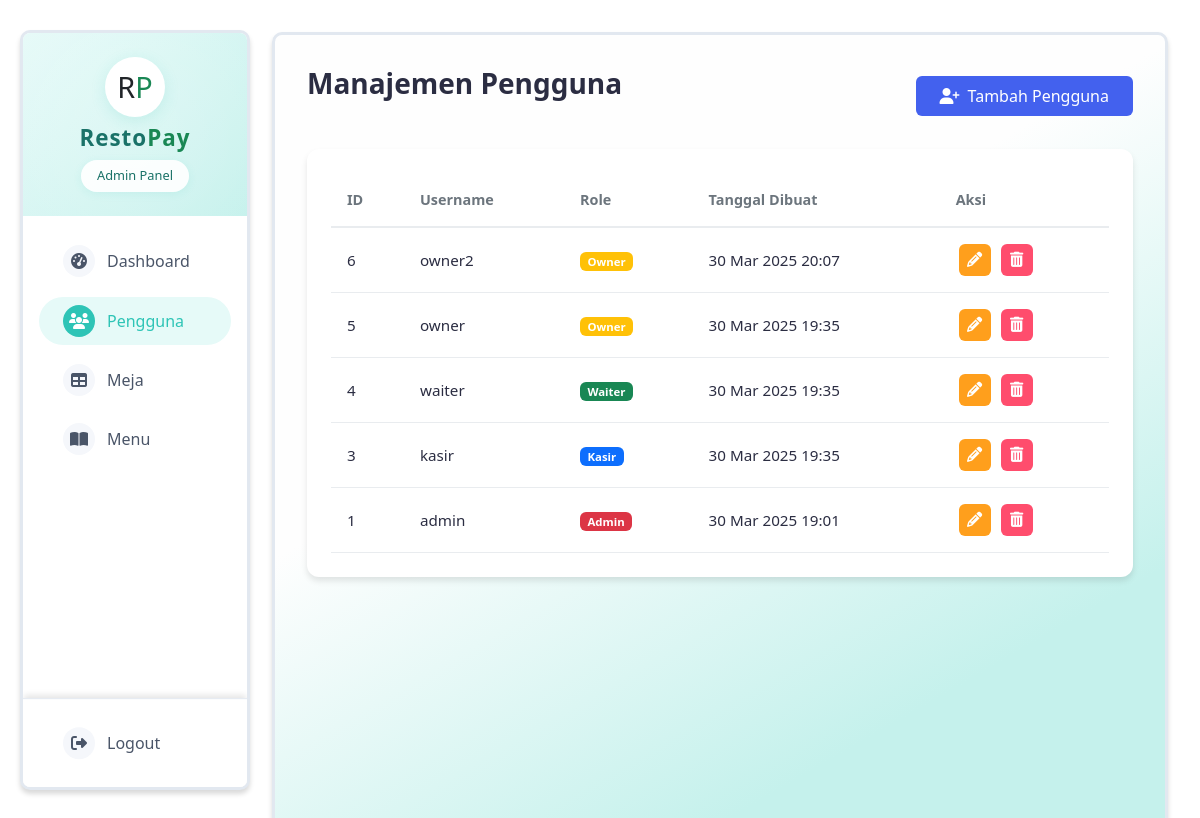
The page /admin/users.php (signed in) on the database its author committed.
### tables this page shows
CREATE TABLE `users` (
  `id` int(11) NOT NULL,
  `username` varchar(50) NOT NULL,
  `password` varchar(255) NOT NULL,
  `role` enum('admin','waiter','kasir','owner') NOT NULL,
  `created_at` timestamp NOT NULL DEFAULT current_timestamp()
);

### admin/users.php (the view, shortened to what this page needs)
<?php
require_once '../config/database.php';
include '../includes/header.php';
?>
<div class="d-flex">
    <?php include '../includes/sidebar.php'; ?>
    <div class="container-fluid py-4">
        <div class="d-flex justify-content-between align-items-center mb-4">
            <h2 class="dashboard-title">Manajemen Pengguna</h2>
            <button type="button" class="btn btn-primary" data-bs-toggle="modal" data-bs-target="#addUserModal">
                <i class="fas fa-user-plus me-2"></i>Tambah Pengguna
            </button>
        </div>
        <div class="card">
            <div class="card-body">
                <table class="table table-hover">
                    <thead>
                        <tr>
                            <th>ID</th>
                            <th>Username</th>
                            <th>Role</th>
                            <th>Tanggal Dibuat</th>
                            <th>Aksi</th>
                        </tr>
                    </thead>
                    <tbody>
                        <?php
                        $stmt = $pdo->query("SELECT * FROM users ORDER BY id DESC");
                        while ($row = $stmt->fetch()) {
                            $roleClass = '';
                            switch($row['role']) {
                                case 'admin':
                                    $roleClass = 'bg-danger';
                                    break;
                                case 'waiter':
                                    $roleClass = 'bg-success';
                                    break;
                                case 'kasir':
                                    $roleClass = 'bg-primary';
                                    break;
                                case 'owner':
                                    $roleClass = 'bg-warning';
                                    break;
                            }
                            echo "<tr>";
                            echo "<td>{$row['id']}</td>";
                            echo "<td>{$row['username']}</td>";
                            echo "<td><span class='badge {$roleClass}'>" . ucfirst($row['role']) . "</span></td>";
                            echo "<td>" . date('d M Y H:i', strtotime($row['created_at'])) . "</td>";
                            echo "<td>
                                    <button class='icon-button edit text-white' onclick='editUser({$row['id']})' title='Edit Pengguna'>
                                        <i class='fas fa-pencil-alt'></i>
                                    </button>
                                    <button class='icon-button delete text-white' onclick='deleteUser({$row['id']})' title='Hapus Pengguna'>
                                        <i class='fas fa-trash-alt'></i>
                                    </button>
                                  </td>";
                            echo "</tr>";
                        }
                        ?>
                    </tbody>
                </table>
            </div>
        </div>
    </div>
</div>
<?php include '../includes/footer.php'; ?>

### admin/users.php (style rules this page uses)
:root { --primary-color: #4361ee; --success-color: #2ec4b6; --warning-color: #ff9f1c; --info-color: #4cc9f0; --dark-color: #2b2d42; --light-color: #f8f9fa; --shadow: 0 4px 6px rgba(0, 0, 0, 0.1); }
.container-fluid { background-color: #f5f7fb; min-height: 100vh; padding: 2rem !important; }
.dashboard-title { color: var(--dark-color); font-weight: 600; margin-bottom: 1.5rem; font-size: 1.75rem; }
.card { border: none; border-radius: 12px; box-shadow: var(--shadow); transition: transform 0.2s ease; margin-bottom: 1rem; }
.card-body { padding: 1.5rem; }
.table { margin: 0; }
.table thead th { border-top: none; border-bottom: 2px solid #e9ecef; color: #6c757d; font-weight: 600; font-size: 0.9rem; padding: 1rem; }
.table td { vertical-align: middle; color: var(--dark-color); font-size: 0.95rem; border-color: #e9ecef; padding: 1rem; }
.btn-primary { background: var(--primary-color); border: none; padding: 0.5rem 1.5rem; font-weight: 500; }
.icon-button { width: 32px; height: 32px; padding: 0; display: inline-flex; align-items: center; justify-content: center; border-radius: 6px; transition: all 0.2s ease; margin: 0 3px; }
.icon-button i { width: 16px; height: 16px; color: white; }
.icon-button.edit { background-color: var(--warning-color); border: none; }
.icon-button.delete { background-color: #ff4d6d; border: none; }

### includes/sidebar.php (style rules this page uses)
body { margin-left: 240px; background:rgb(255, 255, 255); min-height: 100vh; padding: 2rem; }
.container-fluid { max-width: 100%; padding: 0 1rem; border-radius: 10px; border: 3px solid #e2e8f0; box-shadow: 0 4px 5px rgba(0, 0, 0, 0.15); background: linear-gradient(150deg,rgb(254, 254, 254) 40%, #c5f1ec 80%); }

### rows shown on the page
users: id "6", username "owner2", role "Owner", created_at "30 Mar 2025 20:07"
users: id "5", username "owner", role "Owner", created_at "30 Mar 2025 19:35"
users: id "4", username "waiter", role "Waiter", created_at "30 Mar 2025 19:35"
users: id "3", username "kasir", role "Kasir", created_at "30 Mar 2025 19:35"
users: id "1", username "admin", role "Admin", created_at "30 Mar 2025 19:01"

### other values the page prints
$role "Admin"
